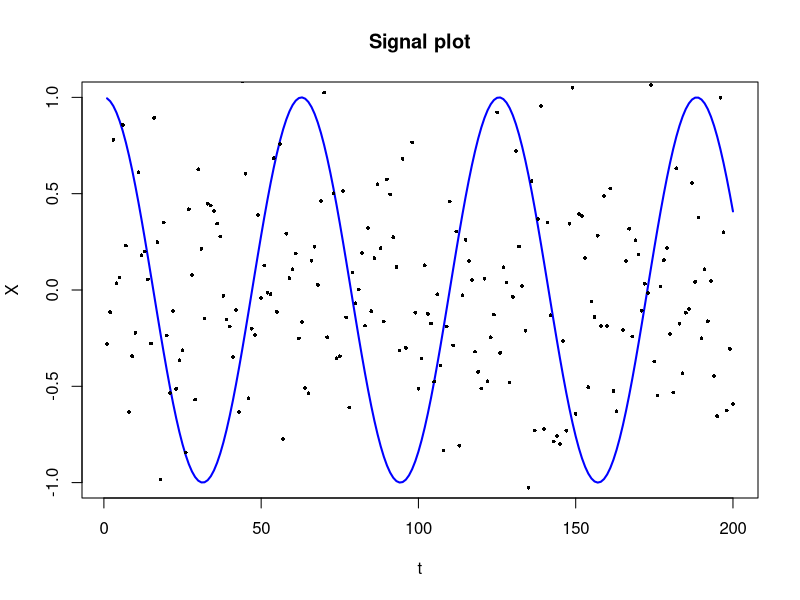

Here is the R script that generated this plot:
# Page No. 3
# Downloading link: https://storage.googleapis.com/springer-extras/zip/2002/978-0-387-21657-7.zip
set.seed(123)
t <- 1:200
N <- rnorm(200, mean = 0, sd = 0.5)
X <- cos(t/10)
plot(t, X, type = "l", col = "blue", xlab = "t", ylab = "X", main = "Signal plot",lwd=2)
points(t, N, pch = 16, col = "black", bg = "black", cex = 0.5)
